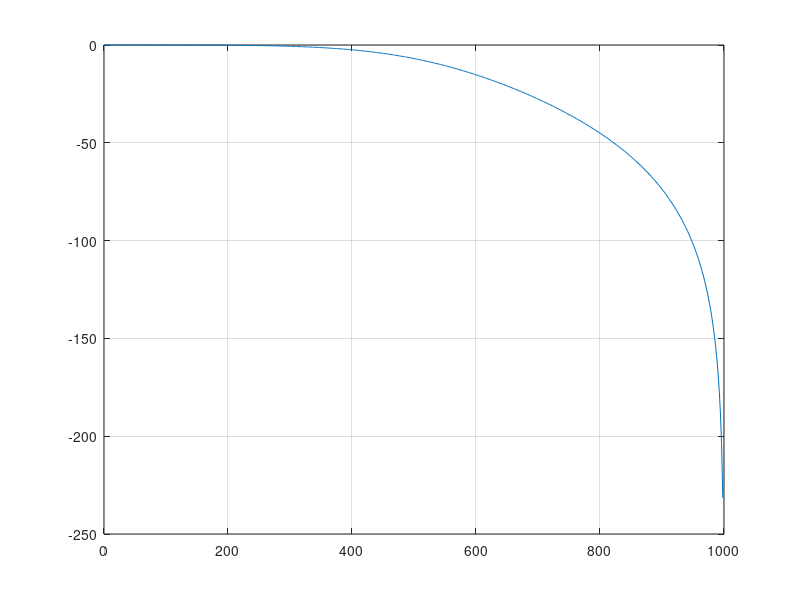
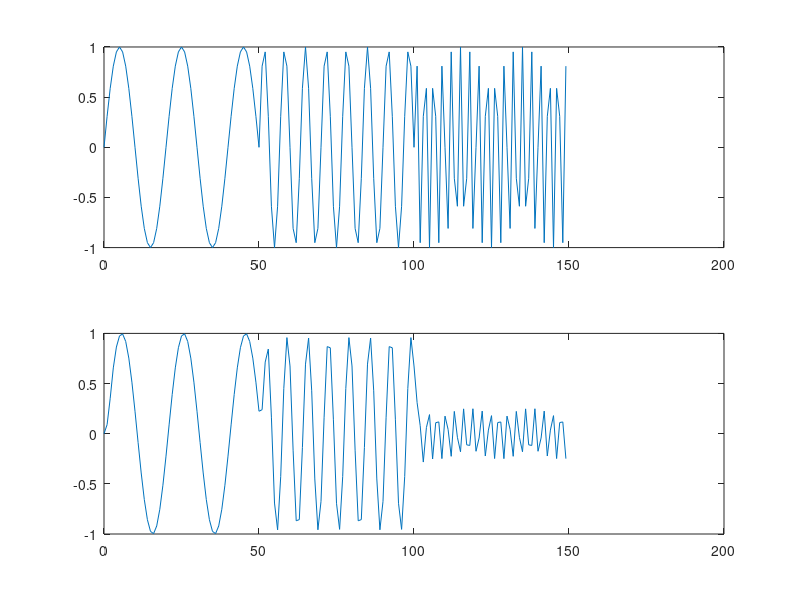

These charts were generated, in order, by the following MATLAB code:
clc;
close all;
clear all;
fc=500;
fs=2000;
n=2;
wn=2*fc/fs;
[b,a]=butter(n,wn);
[h,c]=freqz(b,a,512,fs);
m=20*log(abs(h));
figure(1);
plot(c,m)
grid;

%verification
f1=100;
f2=300;
f3=700;
p=50;
n=0:49;
t=0:(3*p)-1;
x1=sin(2*pi*f1*n/fs);
x2=sin(2*pi*f2*n/fs);
x3=sin(2*pi*f3*n/fs);
x=[x1,x2,x3];
y=filter(b,a,x);
figure(2);
subplot(2,1,1);plot(t,x);
subplot(2,1,2);plot(t,y);
    